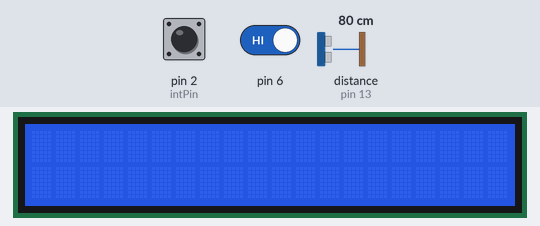
This sketch was run on a simulated Arduino Uno, built with avr-gcc and run on an emulated ATmega328P. On the bench: 20×2 character LCD. The test bench sets the inputs (shaded band); at power-on: pin 2 (intPin) HIGH, pin 6 HIGH, distance to the obstacle (sensor on pin 13) 80 cm. The echo pulse lasts 58.3 µs per cm; what the sketch prints to the serial monitor is not drawn.

Above: at 1.2 s.
1.3 s: pin 2 (intPin) pulled LOW for 0.15 s
At 2.5 s:
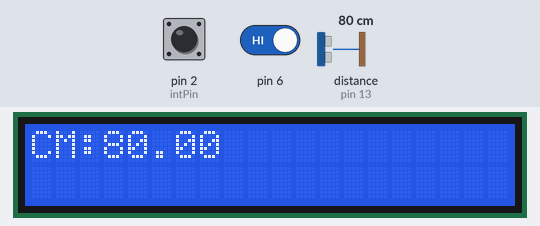
2.9 s: pin 2 (intPin) driven LOW and pin 6 driven LOW
5.9 s: pin 6 driven HIGH
8.9 s: distance to the obstacle (sensor on pin 13) set to 4 cm
At 10.1 s:
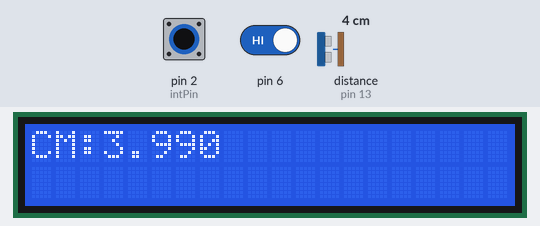
10.4 s: distance to the obstacle (sensor on pin 13) set to 35 cm
At 11.1 s:
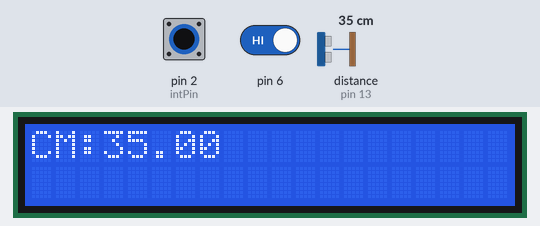
11.9 s: distance to the obstacle (sensor on pin 13) set to 9 cm
At 12.7 s:
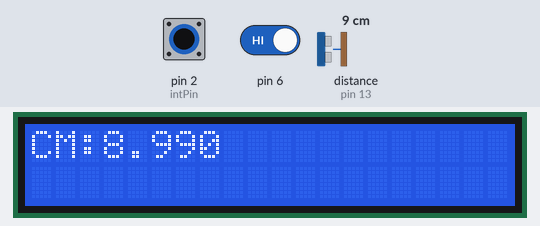
Timing chart, 0 to 14.4 s (numbered marks = the images above; inputs shaded):
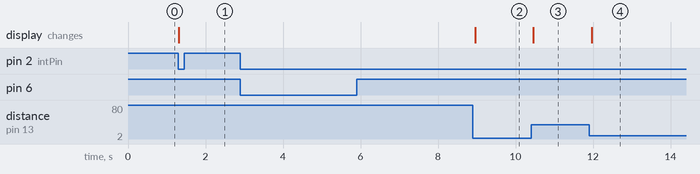

Measured:
- after the input at 1.3 s, the display: changes at once (image 1)
- after the input at 2.9 s, every drawn part: stays the same
- after the input at 5.9 s, every drawn part: stays the same
- after the input at 8.9 s, the display: changes after 0.06 s (image 2)
- after the input at 10.4 s, the display: changes after 0.06 s (image 3)
- after the input at 11.9 s, the display: changes after 0.07 s (image 4)

The sketch:

ccc.ino
```cpp
#include <Ultrasonic.h>
#include <LiquidCrystal.h>
#define TRIGGER_PIN 12
#define ECHO_PIN 13
LiquidCrystal lcd(11, 10 , 5, 4, 3, 7);
Ultrasonic ultrasonic(TRIGGER_PIN, ECHO_PIN);
const byte intPin=2; //interrupt pin
volatile boolean state=LOW; //initial value of switch pin
volatile boolean a=LOW;
void setup()
{
Serial.begin(9600);
lcd.begin(20, 2);
pinMode(intPin, INPUT_PULLUP);
pinMode(6, INPUT_PULLUP);
attachInterrupt(0, int0, LOW);
}
void loop()
{

a = digitalRead(6);
if(a==1)
 interrupts();
else
  noInterrupts();
}
void int0()
{
 lcd.home();
float cmMsec, inMsec;
long microsec = ultrasonic.timing();
cmMsec = ultrasonic.convert(microsec, Ultrasonic::CM); // 計算距離，單位: 公分
inMsec = ultrasonic.convert(microsec, Ultrasonic::IN); // 計算距離，單位: 英吋
Serial.print("MS: "); Serial.print(microsec);
Serial.print(", CM: "); Serial.print(cmMsec);
Serial.print(", IN: "); Serial.println(inMsec);
lcd.print("CM:"); lcd.print(cmMsec);
delay(100);


}
```
